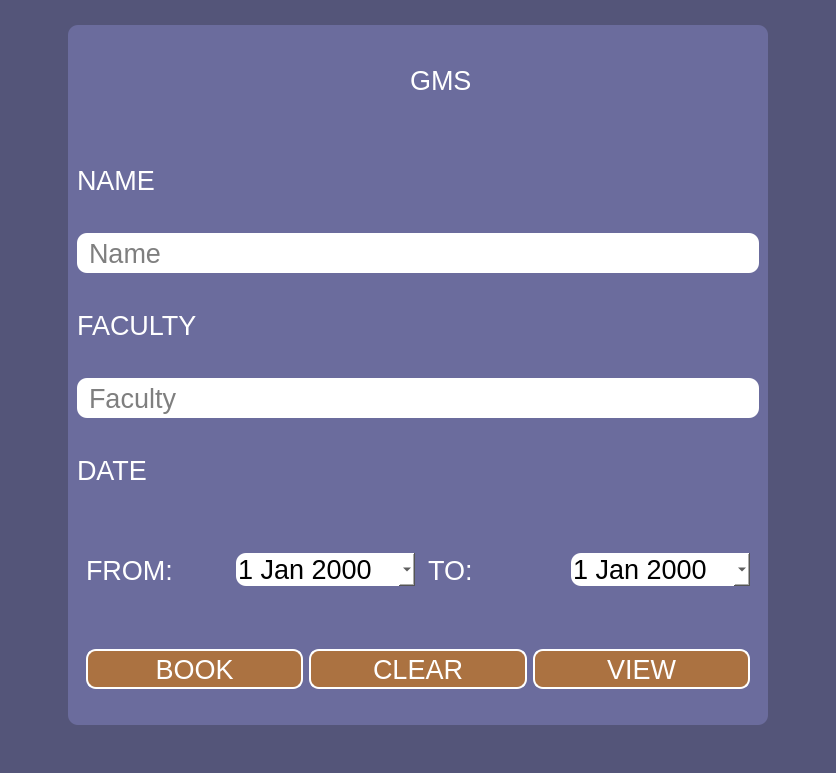
<?xml version="1.0" encoding="UTF-8"?>
<ui version="4.0">
 <class>view_page</class>
 <widget class="QMainWindow" name="view_page">
  <property name="geometry">
   <rect>
    <x>0</x>
    <y>0</y>
    <width>836</width>
    <height>773</height>
   </rect>
  </property>
  <property name="windowTitle">
   <string>MainWindow</string>
  </property>
  <property name="styleSheet">
   <string notr="true">background-color: rgb(84,85,121);</string>
  </property>
  <widget class="QWidget" name="centralwidget">
   <layout class="QVBoxLayout" name="verticalLayout">
    <item alignment="Qt::AlignHCenter|Qt::AlignVCenter">
     <widget class="QFrame" name="frame">
      <property name="sizePolicy">
       <sizepolicy hsizetype="Fixed" vsizetype="Fixed">
        <horstretch>0</horstretch>
        <verstretch>0</verstretch>
       </sizepolicy>
      </property>
      <property name="minimumSize">
       <size>
        <width>700</width>
        <height>700</height>
       </size>
      </property>
      <property name="maximumSize">
       <size>
        <width>1200</width>
        <height>1200</height>
       </size>
      </property>
      <property name="styleSheet">
       <string notr="true">font-size:20pt;
color: rgb(255, 255, 255);
border: solid;
border-width: 0px;
border-radius: 10px;
background-color:rgb(107, 108, 157);</string>
      </property>
      <property name="frameShape">
       <enum>QFrame::StyledPanel</enum>
      </property>
      <property name="frameShadow">
       <enum>QFrame::Raised</enum>
      </property>
      <layout class="QVBoxLayout" name="verticalLayout_2">
       <item alignment="Qt::AlignHCenter">
        <widget class="QFrame" name="frame_4">
         <property name="styleSheet">
          <string notr="true">border: solid;
border-width: 0px;
border-radius: 10px;
background-color:rgb(107, 108, 157);</string>
         </property>
         <property name="frameShape">
          <enum>QFrame::StyledPanel</enum>
         </property>
         <property name="frameShadow">
          <enum>QFrame::Raised</enum>
         </property>
         <layout class="QHBoxLayout" name="horizontalLayout_3">
          <item alignment="Qt::AlignHCenter|Qt::AlignVCenter">
           <widget class="QLabel" name="label">
            <property name="sizePolicy">
             <sizepolicy hsizetype="Preferred" vsizetype="Preferred">
              <horstretch>0</horstretch>
              <verstretch>0</verstretch>
             </sizepolicy>
            </property>
            <property name="minimumSize">
             <size>
              <width>40</width>
              <height>40</height>
             </size>
            </property>
            <property name="maximumSize">
             <size>
              <width>80</width>
              <height>80</height>
             </size>
            </property>
            <property name="text">
             <string/>
            </property>
            <property name="pixmap">
             <pixmap resource="images.qrc">:/img/GMS_LOGO.png</pixmap>
            </property>
            <property name="scaledContents">
             <bool>true</bool>
            </property>
           </widget>
          </item>
          <item>
           <widget class="QLabel" name="label_2">
            <property name="styleSheet">
             <string notr="true">font: 700 36pt &quot;Segoe UI&quot;;</string>
            </property>
            <property name="text">
             <string>GMS</string>
            </property>
           </widget>
          </item>
         </layout>
        </widget>
       </item>
       <item>
        <widget class="QLabel" name="_name">
         <property name="styleSheet">
          <string notr="true">text-color :rgb(255, 255, 255);</string>
         </property>
         <property name="text">
          <string>NAME</string>
         </property>
        </widget>
       </item>
       <item>
        <widget class="QLineEdit" name="lineEdit_name">
         <property name="minimumSize">
          <size>
           <width>0</width>
           <height>40</height>
          </size>
         </property>
         <property name="styleSheet">
          <string notr="true">border-radius: 10px;
background-color:white;
color: rgb(0, 0, 0);
padding-left:10px;
font: 16px &quot;Arial&quot;;</string>
         </property>
         <property name="placeholderText">
          <string>Name</string>
         </property>
        </widget>
       </item>
       <item>
        <widget class="QLabel" name="_faculty">
         <property name="text">
          <string>FACULTY</string>
         </property>
        </widget>
       </item>
       <item>
        <widget class="QLineEdit" name="lineEdit_faculty">
         <property name="minimumSize">
          <size>
           <width>0</width>
           <height>40</height>
          </size>
         </property>
         <property name="styleSheet">
          <string notr="true">border-radius: 10px;
background-color:white;
color: rgb(0, 0, 0);
padding-left:10px;
font: 16px &quot;Arial&quot;;</string>
         </property>
         <property name="placeholderText">
          <string>Faculty</string>
         </property>
        </widget>
       </item>
       <item>
        <widget class="QLabel" name="label_3">
         <property name="styleSheet">
          <string notr="true"/>
         </property>
         <property name="text">
          <string>DATE</string>
         </property>
        </widget>
       </item>
       <item>
        <widget class="QFrame" name="frame_2">
         <property name="styleSheet">
          <string notr="true">border: solid;
border-width: 0px;
border-radius: 10px;
background-color:rgb(107, 108, 157);</string>
         </property>
         <property name="frameShape">
          <enum>QFrame::StyledPanel</enum>
         </property>
         <property name="frameShadow">
          <enum>QFrame::Raised</enum>
         </property>
         <layout class="QHBoxLayout" name="horizontalLayout">
          <item>
           <widget class="QLabel" name="label_4">
            <property name="text">
             <string>FROM:</string>
            </property>
           </widget>
          </item>
          <item>
           <widget class="QDateEdit" name="date_from">
            <property name="styleSheet">
             <string notr="true">background-color: rgb(255, 255, 255);
color: rgb(0, 0, 0);</string>
            </property>
            <property name="calendarPopup">
             <bool>true</bool>
            </property>
           </widget>
          </item>
          <item>
           <widget class="QLabel" name="label_5">
            <property name="text">
             <string> TO:</string>
            </property>
           </widget>
          </item>
          <item>
           <widget class="QDateEdit" name="date_to">
            <property name="styleSheet">
             <string notr="true">color: rgb(0, 0, 0);
background-color: rgb(255, 255, 255);</string>
            </property>
            <property name="calendarPopup">
             <bool>true</bool>
            </property>
           </widget>
          </item>
         </layout>
        </widget>
       </item>
       <item>
        <widget class="QFrame" name="frame_3">
         <property name="styleSheet">
          <string notr="true">border: solid;
border-width: 0px;
border-radius: 10px;
background-color:rgb(107, 108, 157);</string>
         </property>
         <property name="frameShape">
          <enum>QFrame::StyledPanel</enum>
         </property>
         <property name="frameShadow">
          <enum>QFrame::Raised</enum>
         </property>
         <layout class="QHBoxLayout" name="horizontalLayout_2">
          <item>
           <widget class="QPushButton" name="pushButton">
            <property name="minimumSize">
             <size>
              <width>0</width>
              <height>40</height>
             </size>
            </property>
            <property name="styleSheet">
             <string notr="true">QPushButton
{
border-radius: 10px;
border-color:rgb(255, 255, 255);
border-style:solid;
border-width:2px;
font: 20px &quot;Arial&quot;;
background-color: rgb(255, 255, 255);
color: rgb(255, 255, 255);
background-color: rgb(171, 114, 65);
}

QPushButton:hover{
	background-color:rgba(134, 243, 210, 128);
}
QPushButton:pressed{
	color:rgba(0, 0, 0, 66);
	background-color:rgba(134, 243, 210, 64);
}</string>
            </property>
            <property name="text">
             <string>BOOK</string>
            </property>
           </widget>
          </item>
          <item>
           <widget class="QPushButton" name="pushButton_2">
            <property name="minimumSize">
             <size>
              <width>0</width>
              <height>40</height>
             </size>
            </property>
            <property name="styleSheet">
             <string notr="true">QPushButton
{
border-radius: 10px;
border-color:rgb(255, 255, 255);
border-style:solid;
border-width:2px;
font: 20px &quot;Arial&quot;;
background-color: rgb(255, 255, 255);
color: rgb(255, 255, 255);
background-color: rgb(171, 114, 65);
}

QPushButton:hover{
	background-color:rgba(134, 243, 210, 128);
}
QPushButton:pressed{
	color:rgba(0, 0, 0, 66);
	background-color:rgba(134, 243, 210, 64);
}</string>
            </property>
            <property name="text">
             <string>CLEAR</string>
            </property>
           </widget>
          </item>
          <item>
           <widget class="QPushButton" name="pushButton_3">
            <property name="minimumSize">
             <size>
              <width>0</width>
              <height>40</height>
             </size>
            </property>
            <property name="styleSheet">
             <string notr="true">QPushButton
{
border-radius: 10px;
border-color:rgb(255, 255, 255);
border-style:solid;
border-width:2px;
font: 20px &quot;Arial&quot;;
background-color: rgb(255, 255, 255);
color: rgb(255, 255, 255);
background-color: rgb(171, 114, 65);
}

QPushButton:hover{
	background-color:rgba(134, 243, 210, 128);
}
QPushButton:pressed{
	color:rgba(0, 0, 0, 66);
	background-color:rgba(134, 243, 210, 64);
}</string>
            </property>
            <property name="text">
             <string>VIEW</string>
            </property>
           </widget>
          </item>
         </layout>
        </widget>
       </item>
      </layout>
     </widget>
    </item>
   </layout>
  </widget>
  <widget class="QMenuBar" name="menubar">
   <property name="geometry">
    <rect>
     <x>0</x>
     <y>0</y>
     <width>836</width>
     <height>26</height>
    </rect>
   </property>
  </widget>
  <widget class="QStatusBar" name="statusbar"/>
 </widget>
 <resources>
  <include location="images.qrc"/>
 </resources>
 <connections/>
</ui>
